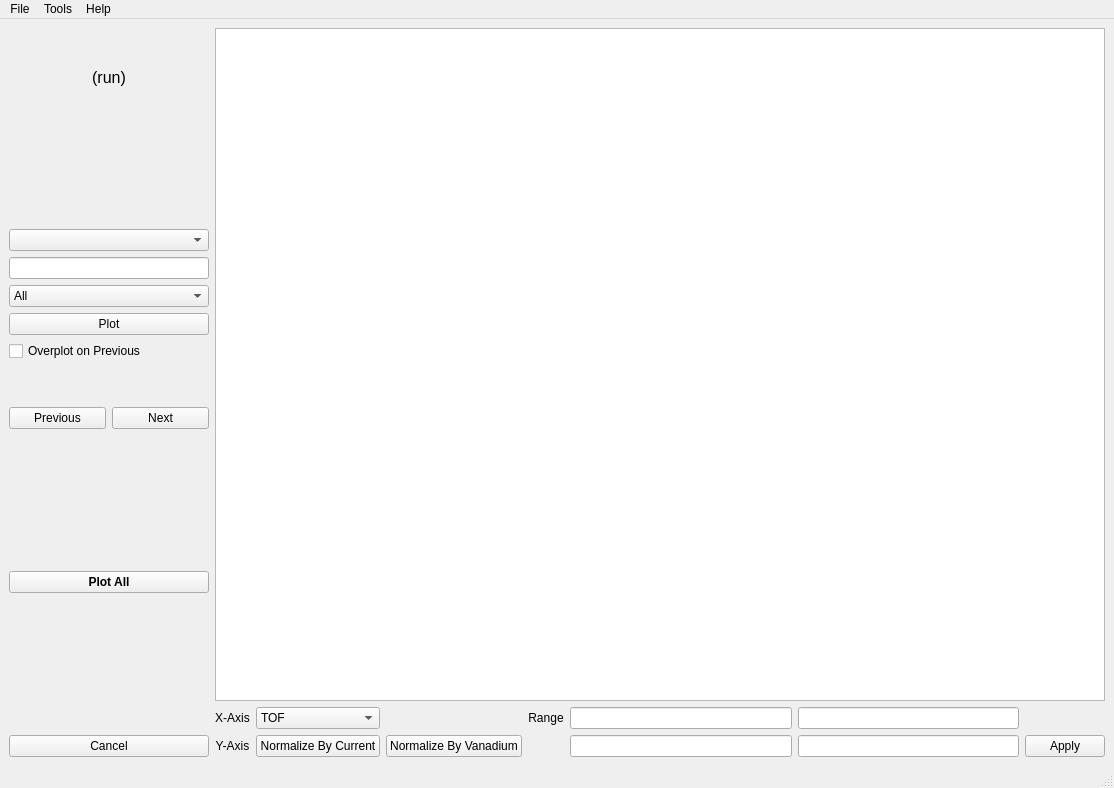
<?xml version="1.0" encoding="UTF-8"?>
<ui version="4.0">
 <class>MainWindow</class>
 <widget class="QMainWindow" name="MainWindow">
  <property name="geometry">
   <rect>
    <x>0</x>
    <y>0</y>
    <width>1114</width>
    <height>788</height>
   </rect>
  </property>
  <property name="sizePolicy">
   <sizepolicy hsizetype="Fixed" vsizetype="Fixed">
    <horstretch>0</horstretch>
    <verstretch>0</verstretch>
   </sizepolicy>
  </property>
  <property name="windowTitle">
   <string>MainWindow</string>
  </property>
  <widget class="QWidget" name="centralwidget">
   <layout class="QGridLayout" name="gridLayout">
    <item row="0" column="0">
     <layout class="QHBoxLayout" name="horizontalLayout">
      <item>
       <layout class="QVBoxLayout" name="verticalLayout_2">
        <item>
         <spacer name="verticalSpacer_2">
          <property name="orientation">
           <enum>Qt::Vertical</enum>
          </property>
          <property name="sizeType">
           <enum>QSizePolicy::Preferred</enum>
          </property>
          <property name="sizeHint" stdset="0">
           <size>
            <width>20</width>
            <height>40</height>
           </size>
          </property>
         </spacer>
        </item>
        <item>
         <layout class="QGridLayout" name="gridLayout_6">
          <item row="1" column="0">
           <widget class="QLabel" name="label_currentRun">
            <property name="sizePolicy">
             <sizepolicy hsizetype="Fixed" vsizetype="Preferred">
              <horstretch>0</horstretch>
              <verstretch>0</verstretch>
             </sizepolicy>
            </property>
            <property name="font">
             <font>
              <pointsize>12</pointsize>
             </font>
            </property>
            <property name="text">
             <string>(run)</string>
            </property>
            <property name="alignment">
             <set>Qt::AlignCenter</set>
            </property>
           </widget>
          </item>
         </layout>
        </item>
        <item>
         <spacer name="verticalSpacer_3">
          <property name="orientation">
           <enum>Qt::Vertical</enum>
          </property>
          <property name="sizeType">
           <enum>QSizePolicy::Expanding</enum>
          </property>
          <property name="sizeHint" stdset="0">
           <size>
            <width>20</width>
            <height>40</height>
           </size>
          </property>
         </spacer>
        </item>
        <item>
         <layout class="QHBoxLayout" name="horizontalLayout_7">
          <item>
           <widget class="QComboBox" name="comboBox_runs">
            <property name="sizePolicy">
             <sizepolicy hsizetype="Preferred" vsizetype="Fixed">
              <horstretch>0</horstretch>
              <verstretch>0</verstretch>
             </sizepolicy>
            </property>
           </widget>
          </item>
         </layout>
        </item>
        <item>
         <layout class="QHBoxLayout" name="horizontalLayout_8">
          <item>
           <widget class="QLineEdit" name="lineEdit_runs">
            <property name="sizePolicy">
             <sizepolicy hsizetype="Preferred" vsizetype="Fixed">
              <horstretch>0</horstretch>
              <verstretch>0</verstretch>
             </sizepolicy>
            </property>
           </widget>
          </item>
         </layout>
        </item>
        <item>
         <layout class="QHBoxLayout" name="horizontalLayout_3"/>
        </item>
        <item>
         <layout class="QGridLayout" name="gridLayout_4">
          <item row="0" column="0">
           <widget class="QComboBox" name="comboBox_spectraList">
            <item>
             <property name="text">
              <string>All</string>
             </property>
            </item>
           </widget>
          </item>
         </layout>
        </item>
        <item>
         <widget class="QPushButton" name="pushButton_plot">
          <property name="text">
           <string>Plot</string>
          </property>
         </widget>
        </item>
        <item>
         <widget class="QCheckBox" name="checkBox_overPlot">
          <property name="text">
           <string>Overplot on Previous</string>
          </property>
         </widget>
        </item>
        <item>
         <spacer name="verticalSpacer_5">
          <property name="orientation">
           <enum>Qt::Vertical</enum>
          </property>
          <property name="sizeType">
           <enum>QSizePolicy::Minimum</enum>
          </property>
          <property name="sizeHint" stdset="0">
           <size>
            <width>20</width>
            <height>40</height>
           </size>
          </property>
         </spacer>
        </item>
        <item>
         <layout class="QHBoxLayout" name="horizontalLayout_6">
          <item>
           <widget class="QPushButton" name="pushButton_prevView">
            <property name="text">
             <string>Previous</string>
            </property>
           </widget>
          </item>
          <item>
           <widget class="QPushButton" name="pushButton_nextView">
            <property name="text">
             <string>Next</string>
            </property>
           </widget>
          </item>
         </layout>
        </item>
        <item>
         <spacer name="verticalSpacer_4">
          <property name="orientation">
           <enum>Qt::Vertical</enum>
          </property>
          <property name="sizeType">
           <enum>QSizePolicy::Expanding</enum>
          </property>
          <property name="sizeHint" stdset="0">
           <size>
            <width>20</width>
            <height>40</height>
           </size>
          </property>
         </spacer>
        </item>
        <item>
         <widget class="QPushButton" name="pushButton_allFillPlot">
          <property name="sizePolicy">
           <sizepolicy hsizetype="Preferred" vsizetype="Fixed">
            <horstretch>0</horstretch>
            <verstretch>0</verstretch>
           </sizepolicy>
          </property>
          <property name="minimumSize">
           <size>
            <width>200</width>
            <height>0</height>
           </size>
          </property>
          <property name="font">
           <font>
            <weight>75</weight>
            <bold>true</bold>
           </font>
          </property>
          <property name="text">
           <string>Plot All</string>
          </property>
         </widget>
        </item>
        <item>
         <spacer name="verticalSpacer">
          <property name="orientation">
           <enum>Qt::Vertical</enum>
          </property>
          <property name="sizeType">
           <enum>QSizePolicy::Expanding</enum>
          </property>
          <property name="sizeHint" stdset="0">
           <size>
            <width>20</width>
            <height>40</height>
           </size>
          </property>
         </spacer>
        </item>
        <item>
         <widget class="QPushButton" name="pushButton_cancel">
          <property name="text">
           <string>Cancel</string>
          </property>
         </widget>
        </item>
       </layout>
      </item>
      <item>
       <layout class="QVBoxLayout" name="verticalLayout_5">
        <item>
         <layout class="QVBoxLayout" name="verticalLayout_6">
          <item>
           <widget class="MplGraphicsView" name="graphicsView_mainPlot">
            <property name="sizePolicy">
             <sizepolicy hsizetype="Expanding" vsizetype="Expanding">
              <horstretch>0</horstretch>
              <verstretch>0</verstretch>
             </sizepolicy>
            </property>
           </widget>
          </item>
          <item>
           <layout class="QGridLayout" name="gridLayout_2">
            <item row="1" column="2">
             <widget class="QPushButton" name="pushButton_normByCurrent">
              <property name="toolTip">
               <string>&lt;html&gt;&lt;head/&gt;&lt;body&gt;&lt;p&gt;Normalize by proton charge&lt;/p&gt;&lt;/body&gt;&lt;/html&gt;</string>
              </property>
              <property name="text">
               <string>Normalize By Current</string>
              </property>
             </widget>
            </item>
            <item row="1" column="6">
             <widget class="QLineEdit" name="lineEdit_2"/>
            </item>
            <item row="1" column="5">
             <widget class="QLineEdit" name="lineEdit"/>
            </item>
            <item row="0" column="1">
             <widget class="QLabel" name="label">
              <property name="text">
               <string>X-Axis</string>
              </property>
              <property name="alignment">
               <set>Qt::AlignCenter</set>
              </property>
             </widget>
            </item>
            <item row="0" column="4">
             <widget class="QLabel" name="label_2">
              <property name="layoutDirection">
               <enum>Qt::LeftToRight</enum>
              </property>
              <property name="text">
               <string>Range</string>
              </property>
              <property name="alignment">
               <set>Qt::AlignCenter</set>
              </property>
             </widget>
            </item>
            <item row="1" column="7">
             <widget class="QPushButton" name="pushButton_apply">
              <property name="text">
               <string>Apply</string>
              </property>
             </widget>
            </item>
            <item row="0" column="5">
             <widget class="QLineEdit" name="lineEdit_minX">
              <property name="sizePolicy">
               <sizepolicy hsizetype="Preferred" vsizetype="Fixed">
                <horstretch>0</horstretch>
                <verstretch>0</verstretch>
               </sizepolicy>
              </property>
             </widget>
            </item>
            <item row="0" column="6">
             <widget class="QLineEdit" name="lineEdit_maxX">
              <property name="sizePolicy">
               <sizepolicy hsizetype="Preferred" vsizetype="Fixed">
                <horstretch>0</horstretch>
                <verstretch>0</verstretch>
               </sizepolicy>
              </property>
             </widget>
            </item>
            <item row="1" column="3">
             <widget class="QPushButton" name="pushButton_normByVanadium">
              <property name="text">
               <string>Normalize By Vanadium</string>
              </property>
             </widget>
            </item>
            <item row="1" column="1">
             <widget class="QLabel" name="label_4">
              <property name="text">
               <string>Y-Axis</string>
              </property>
              <property name="alignment">
               <set>Qt::AlignCenter</set>
              </property>
             </widget>
            </item>
            <item row="0" column="2">
             <widget class="QComboBox" name="comboBox_unit">
              <item>
               <property name="text">
                <string>TOF</string>
               </property>
              </item>
              <item>
               <property name="text">
                <string>d-Spacing</string>
               </property>
              </item>
              <item>
               <property name="text">
                <string>Q</string>
               </property>
              </item>
             </widget>
            </item>
           </layout>
          </item>
         </layout>
        </item>
       </layout>
      </item>
     </layout>
    </item>
   </layout>
  </widget>
  <widget class="QMenuBar" name="menubar">
   <property name="geometry">
    <rect>
     <x>0</x>
     <y>0</y>
     <width>1114</width>
     <height>25</height>
    </rect>
   </property>
   <widget class="QMenu" name="menuFile">
    <property name="title">
     <string>File</string>
    </property>
    <addaction name="actionSave"/>
    <addaction name="separator"/>
    <addaction name="actionQuit"/>
   </widget>
   <widget class="QMenu" name="menuTool">
    <property name="title">
     <string>Tools</string>
    </property>
    <addaction name="actionNormalize_to_Vanadium"/>
    <addaction name="actionNormalize_to_Proton_Charge"/>
   </widget>
   <widget class="QMenu" name="menuHelp">
    <property name="title">
     <string>Help</string>
    </property>
   </widget>
   <addaction name="menuFile"/>
   <addaction name="menuTool"/>
   <addaction name="menuHelp"/>
  </widget>
  <widget class="QStatusBar" name="statusbar"/>
  <action name="actionSave">
   <property name="text">
    <string>Save</string>
   </property>
  </action>
  <action name="actionNormalize_to_Vanadium">
   <property name="text">
    <string>Normalize to Vanadium</string>
   </property>
  </action>
  <action name="actionNormalize_to_Proton_Charge">
   <property name="text">
    <string>Normalize to Proton Charge</string>
   </property>
  </action>
  <action name="actionQuit">
   <property name="text">
    <string>Quit</string>
   </property>
   <property name="shortcut">
    <string>Ctrl+Q</string>
   </property>
  </action>
 </widget>
 <customwidgets>
  <customwidget>
   <class>MplGraphicsView</class>
   <extends>QGraphicsView</extends>
   <header>mplgraphicsview.h</header>
  </customwidget>
 </customwidgets>
 <resources/>
 <connections/>
</ui>
